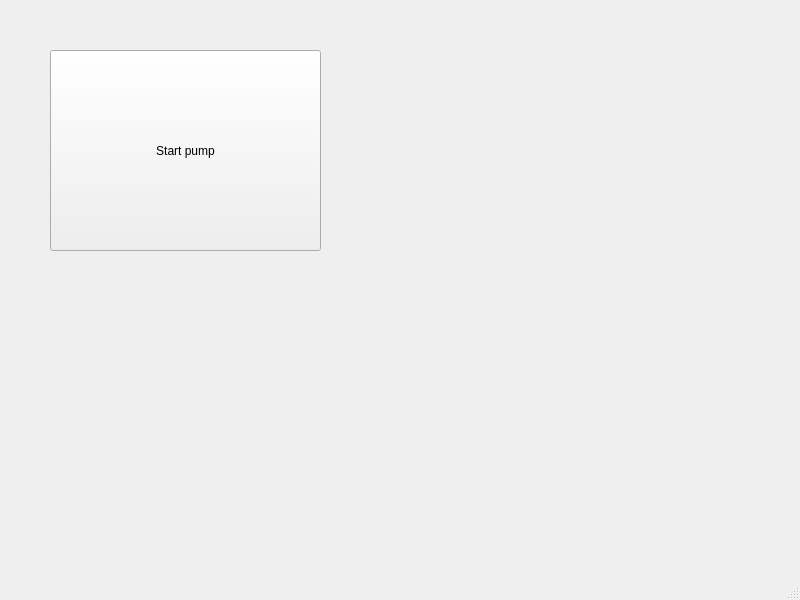
<?xml version="1.0" encoding="UTF-8"?>
<ui version="4.0">
 <class>MainWindow</class>
 <widget class="QMainWindow" name="MainWindow">
  <property name="geometry">
   <rect>
    <x>0</x>
    <y>0</y>
    <width>800</width>
    <height>600</height>
   </rect>
  </property>
  <property name="windowTitle">
   <string>PyCultivator</string>
  </property>
  <widget class="QWidget" name="centralwidget">
   <widget class="QToolButton" name="btn_startPump">
    <property name="geometry">
     <rect>
      <x>50</x>
      <y>50</y>
      <width>271</width>
      <height>201</height>
     </rect>
    </property>
    <property name="text">
     <string>Start pump</string>
    </property>
    <property name="checkable">
     <bool>true</bool>
    </property>
   </widget>
  </widget>
  <widget class="QMenuBar" name="menubar">
   <property name="geometry">
    <rect>
     <x>0</x>
     <y>0</y>
     <width>800</width>
     <height>21</height>
    </rect>
   </property>
  </widget>
  <widget class="QStatusBar" name="statusbar"/>
 </widget>
 <resources/>
 <connections/>
</ui>
